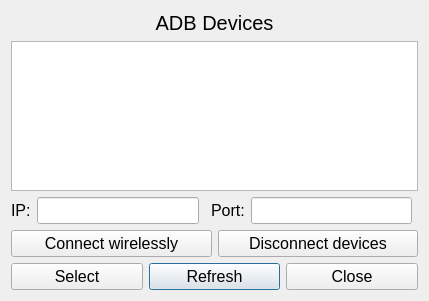
<?xml version="1.0" encoding="UTF-8"?>
<ui version="4.0">
 <class>devices</class>
 <widget class="QDialog" name="devices">
  <property name="geometry">
   <rect>
    <x>0</x>
    <y>0</y>
    <width>429</width>
    <height>301</height>
   </rect>
  </property>
  <property name="windowTitle">
   <string>ADB Devices</string>
  </property>
  <layout class="QGridLayout" name="gridLayout">
   <item row="3" column="1">
    <widget class="QPushButton" name="pushButton_Scan">
     <property name="sizePolicy">
      <sizepolicy hsizetype="Expanding" vsizetype="Fixed">
       <horstretch>0</horstretch>
       <verstretch>0</verstretch>
      </sizepolicy>
     </property>
     <property name="font">
      <font>
       <pointsize>12</pointsize>
      </font>
     </property>
     <property name="text">
      <string>Refresh</string>
     </property>
    </widget>
   </item>
   <item row="1" column="0" colspan="3">
    <widget class="QListWidget" name="listWidget_Devices">
     <property name="font">
      <font>
       <pointsize>13</pointsize>
      </font>
     </property>
    </widget>
   </item>
   <item row="3" column="2">
    <widget class="QPushButton" name="pushButton_Close">
     <property name="sizePolicy">
      <sizepolicy hsizetype="Expanding" vsizetype="Fixed">
       <horstretch>0</horstretch>
       <verstretch>0</verstretch>
      </sizepolicy>
     </property>
     <property name="font">
      <font>
       <pointsize>12</pointsize>
      </font>
     </property>
     <property name="text">
      <string>Close</string>
     </property>
    </widget>
   </item>
   <item row="3" column="0">
    <widget class="QPushButton" name="pushButton_Select">
     <property name="sizePolicy">
      <sizepolicy hsizetype="Expanding" vsizetype="Fixed">
       <horstretch>0</horstretch>
       <verstretch>0</verstretch>
      </sizepolicy>
     </property>
     <property name="font">
      <font>
       <pointsize>12</pointsize>
      </font>
     </property>
     <property name="text">
      <string>Select</string>
     </property>
    </widget>
   </item>
   <item row="0" column="0" colspan="3">
    <widget class="QLabel" name="label_Main">
     <property name="sizePolicy">
      <sizepolicy hsizetype="Expanding" vsizetype="Fixed">
       <horstretch>0</horstretch>
       <verstretch>0</verstretch>
      </sizepolicy>
     </property>
     <property name="font">
      <font>
       <pointsize>15</pointsize>
      </font>
     </property>
     <property name="text">
      <string>ADB Devices</string>
     </property>
     <property name="alignment">
      <set>Qt::AlignCenter</set>
     </property>
    </widget>
   </item>
   <item row="2" column="0" colspan="3">
    <layout class="QGridLayout" name="wireless">
     <item row="1" column="0">
      <widget class="QLabel" name="label_IP">
       <property name="sizePolicy">
        <sizepolicy hsizetype="Fixed" vsizetype="Fixed">
         <horstretch>0</horstretch>
         <verstretch>0</verstretch>
        </sizepolicy>
       </property>
       <property name="font">
        <font>
         <pointsize>12</pointsize>
        </font>
       </property>
       <property name="text">
        <string>IP:</string>
       </property>
      </widget>
     </item>
     <item row="1" column="4">
      <widget class="QLineEdit" name="lineEdit_Port">
       <property name="font">
        <font>
         <pointsize>12</pointsize>
        </font>
       </property>
      </widget>
     </item>
     <item row="1" column="3">
      <widget class="QLabel" name="label_Port">
       <property name="sizePolicy">
        <sizepolicy hsizetype="Fixed" vsizetype="Fixed">
         <horstretch>0</horstretch>
         <verstretch>0</verstretch>
        </sizepolicy>
       </property>
       <property name="font">
        <font>
         <pointsize>12</pointsize>
        </font>
       </property>
       <property name="text">
        <string>Port:</string>
       </property>
      </widget>
     </item>
     <item row="1" column="1">
      <widget class="QLineEdit" name="lineEdit_IP">
       <property name="font">
        <font>
         <pointsize>12</pointsize>
        </font>
       </property>
      </widget>
     </item>
     <item row="2" column="0" colspan="6">
      <layout class="QHBoxLayout" name="connection">
       <item>
        <widget class="QPushButton" name="pushButton_Wireless">
         <property name="sizePolicy">
          <sizepolicy hsizetype="Expanding" vsizetype="Fixed">
           <horstretch>0</horstretch>
           <verstretch>0</verstretch>
          </sizepolicy>
         </property>
         <property name="font">
          <font>
           <pointsize>12</pointsize>
          </font>
         </property>
         <property name="text">
          <string>Connect wirelessly</string>
         </property>
        </widget>
       </item>
       <item>
        <widget class="QPushButton" name="pushButton_Disconnect">
         <property name="sizePolicy">
          <sizepolicy hsizetype="Expanding" vsizetype="Fixed">
           <horstretch>0</horstretch>
           <verstretch>0</verstretch>
          </sizepolicy>
         </property>
         <property name="font">
          <font>
           <pointsize>12</pointsize>
          </font>
         </property>
         <property name="text">
          <string>Disconnect devices</string>
         </property>
        </widget>
       </item>
      </layout>
     </item>
    </layout>
   </item>
  </layout>
 </widget>
 <resources/>
 <connections/>
</ui>
